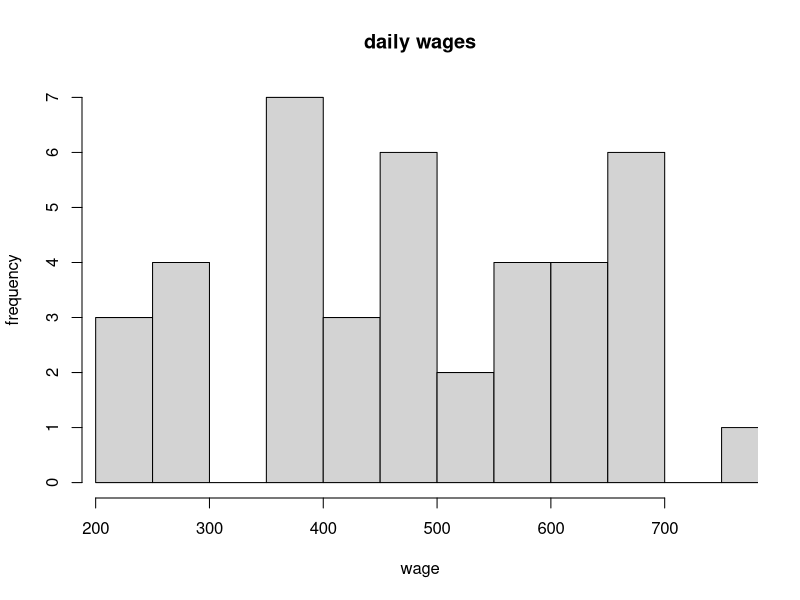

R code for this plot:
# Created on 
# Course work: 
# @author:
# Source:

values = c(400,450,250,650,650,360,270,490,
580,480,520,410,390,480,210,360,
540,640,760,620,700,200,700,400,
600,500,290,480,440,680,660,400,
500,600,700,300,600,700,400,300)

jpeg(file = "sample_hist_break.jpg")

hist(values,breaks=10,main="daily wages",xlab = "wage",
ylab = "frequency",xlim=c(210,760),freq = TRUE)
